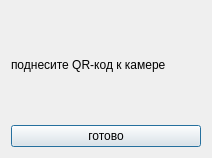
<?xml version="1.0" encoding="UTF-8"?>
<ui version="4.0">
 <class>Book_history</class>
 <widget class="QDialog" name="Book_history">
  <property name="geometry">
   <rect>
    <x>0</x>
    <y>0</y>
    <width>212</width>
    <height>158</height>
   </rect>
  </property>
  <property name="windowTitle">
   <string>Dialog</string>
  </property>
  <layout class="QVBoxLayout" name="verticalLayout_2">
   <item>
    <layout class="QVBoxLayout" name="verticalLayout">
     <item>
      <widget class="QLabel" name="label">
       <property name="text">
        <string>поднесите QR-код к камере</string>
       </property>
      </widget>
     </item>
     <item>
      <widget class="QPushButton" name="pushButton">
       <property name="text">
        <string>готово</string>
       </property>
      </widget>
     </item>
    </layout>
   </item>
  </layout>
 </widget>
 <resources/>
 <connections/>
</ui>
